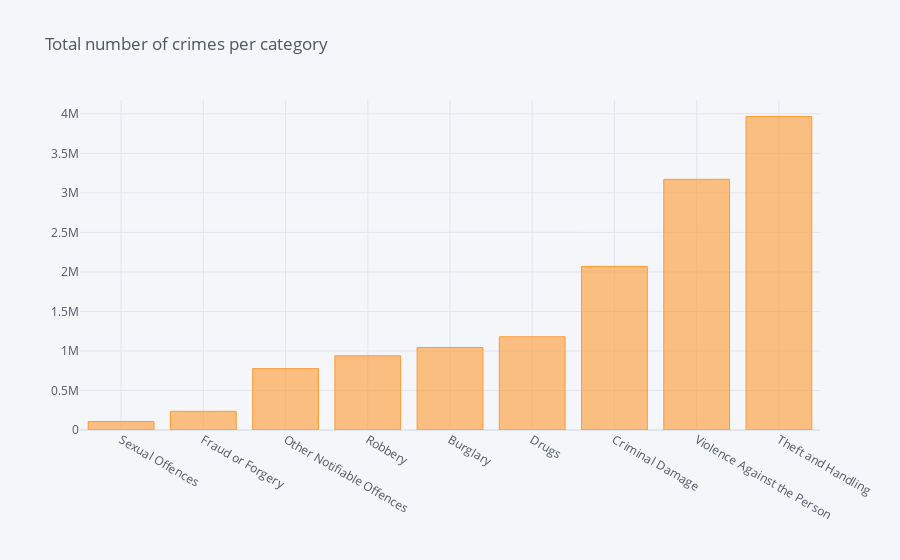

Source (notebook cell):
### Markdown cell above
### Major Crime Category
- Same procedure as above for the major_category column

### Code cell
df.groupby('major_category').count()[['value']].sort_values('value').iplot(kind='bar', title="Total number of crimes per category")

### Figure 1 — Plotly figure (JSON) as saved in the notebook; plotly's stock layout.template omitted (floating-point values rounded to 4 significant figures)
{"data": [{"marker": {"color": "rgba(255, 153, 51, 0.6)", "line": {"color": "rgba(255, 153, 51, 1.0)", "width": 1}}, "name": "value", "orientation": "v", "text": "", "type": "bar", "x": ["Sexual Offences", "Fraud or Forgery", "Other Notifiable Offences", "Robbery", "Burglary", "Drugs", "Criminal Damage", "Violence Against the Person", "Theft and Handling"], "y": [108108, 236520, 776304, 939384, 1043604, 1179468, 2069172, 3171744, 3966300]}], "layout": {"legend": {"bgcolor": "#F5F6F9", "font": {"color": "#4D5663"}}, "paper_bgcolor": "#F5F6F9", "plot_bgcolor": "#F5F6F9", "title": {"font": {"color": "#4D5663"}, "text": "Total number of crimes per category"}, "xaxis": {"gridcolor": "#E1E5ED", "showgrid": true, "tickfont": {"color": "#4D5663"}, "title": {"font": {"color": "#4D5663"}, "text": ""}, "zerolinecolor": "#E1E5ED"}, "yaxis": {"gridcolor": "#E1E5ED", "showgrid": true, "tickfont": {"color": "#4D5663"}, "title": {"font": {"color": "#4D5663"}, "text": ""}, "zerolinecolor": "#E1E5ED"}}}
